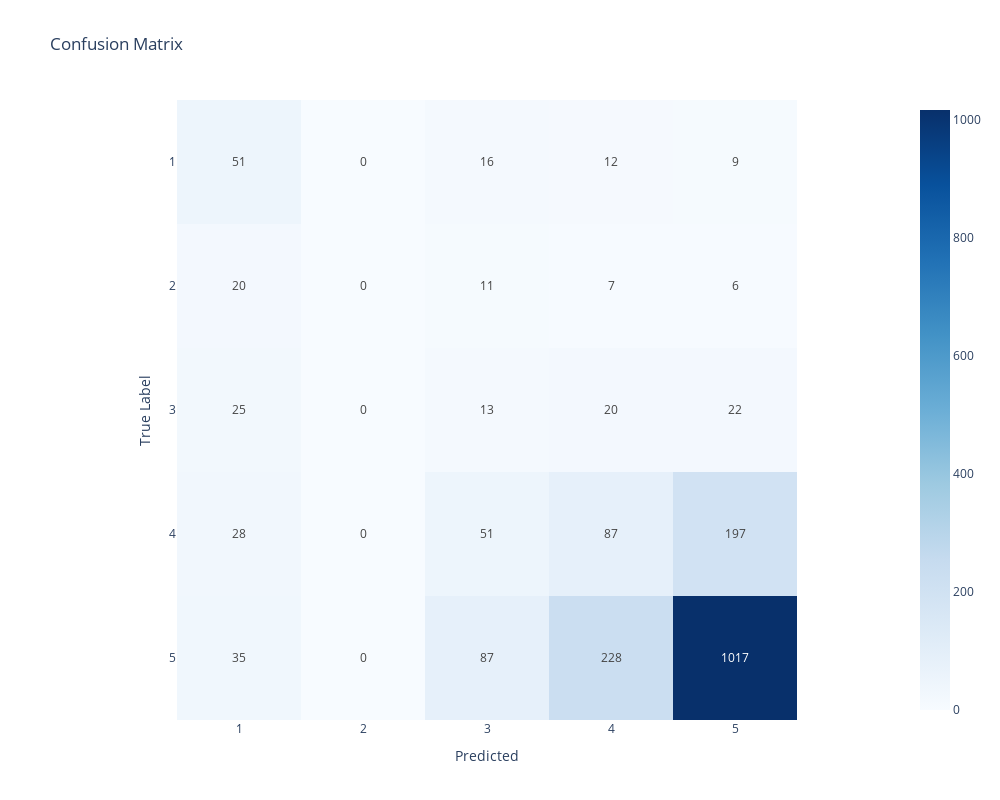

Write notebook code for a chart like this one.
### Markdown cell above
Let's train the model :

### Code cell
model.fit(X_train, y_train, epochs=40, batch_size=64, validation_split=0.2)

# Evaluate the model for multi-class classification
y_proba = model.predict(X_test)
y_pred = np.argmax(y_proba.round(2), axis=-1)


class_labels = [1, 2, 3, 4, 5]
report(y_test, y_pred, class_labels)

### Figure 1 — Plotly figure (JSON) as saved in the notebook; plotly's stock layout.template omitted (floating-point values rounded to 4 significant figures)
{"data": [{"coloraxis": "coloraxis", "hovertemplate": "Predicted: %{x}<br>True Label: %{y}<br>color: %{z}<extra></extra>", "name": "0", "texttemplate": "%{z}", "type": "heatmap", "x": [1, 2, 3, 4, 5], "xaxis": "x", "y": [1, 2, 3, 4, 5], "yaxis": "y", "z": [[51, 0, 16, 12, 9], [20, 0, 11, 7, 6], [25, 0, 13, 20, 22], [28, 0, 51, 87, 197], [35, 0, 87, 228, 1017]]}], "layout": {"coloraxis": {"colorscale": [[0, "rgb(247,251,255)"], [0.125, "rgb(222,235,247)"], [0.25, "rgb(198,219,239)"], [0.375, "rgb(158,202,225)"], [0.5, "rgb(107,174,214)"], [0.625, "rgb(66,146,198)"], [0.75, "rgb(33,113,181)"], [0.875, "rgb(8,81,156)"], [1, "rgb(8,48,107)"]]}, "height": 800, "title": {"text": "Confusion Matrix"}, "width": 1000, "xaxis": {"anchor": "y", "constrain": "domain", "domain": [0, 1], "scaleanchor": "y", "title": {"text": "Predicted"}}, "yaxis": {"anchor": "x", "autorange": "reversed", "constrain": "domain", "domain": [0, 1], "title": {"text": "True Label"}}}}
